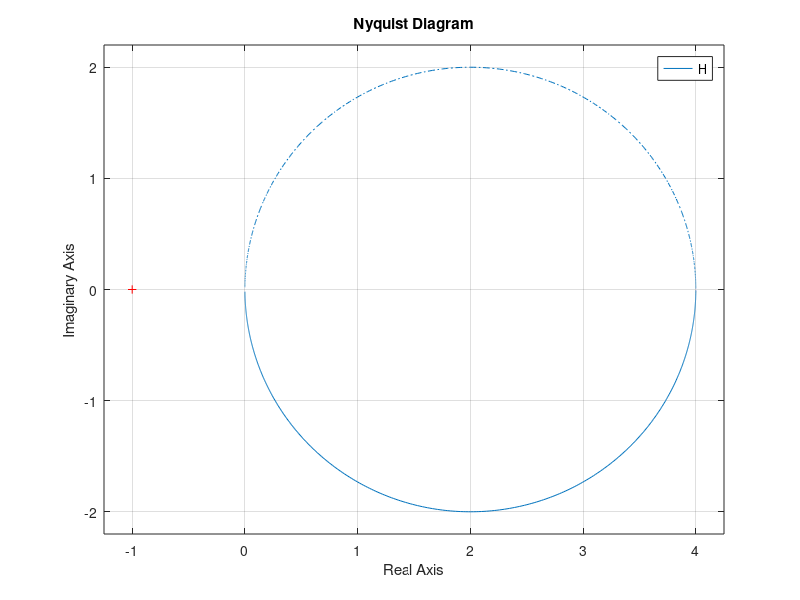

The MATLAB source for this figure: (Note: this script raises an error after producing the figure.)
%%
clc
clear all
close all

H = tf(2,[1,0.5]);
nyquist(H), hold on;

Hdes = tf(2,[1,0.5],'iodelay',0.5);
nyquist(Hdes)
%%

- atan2d(0.86,0.5) - atan2d(-1.72,0)